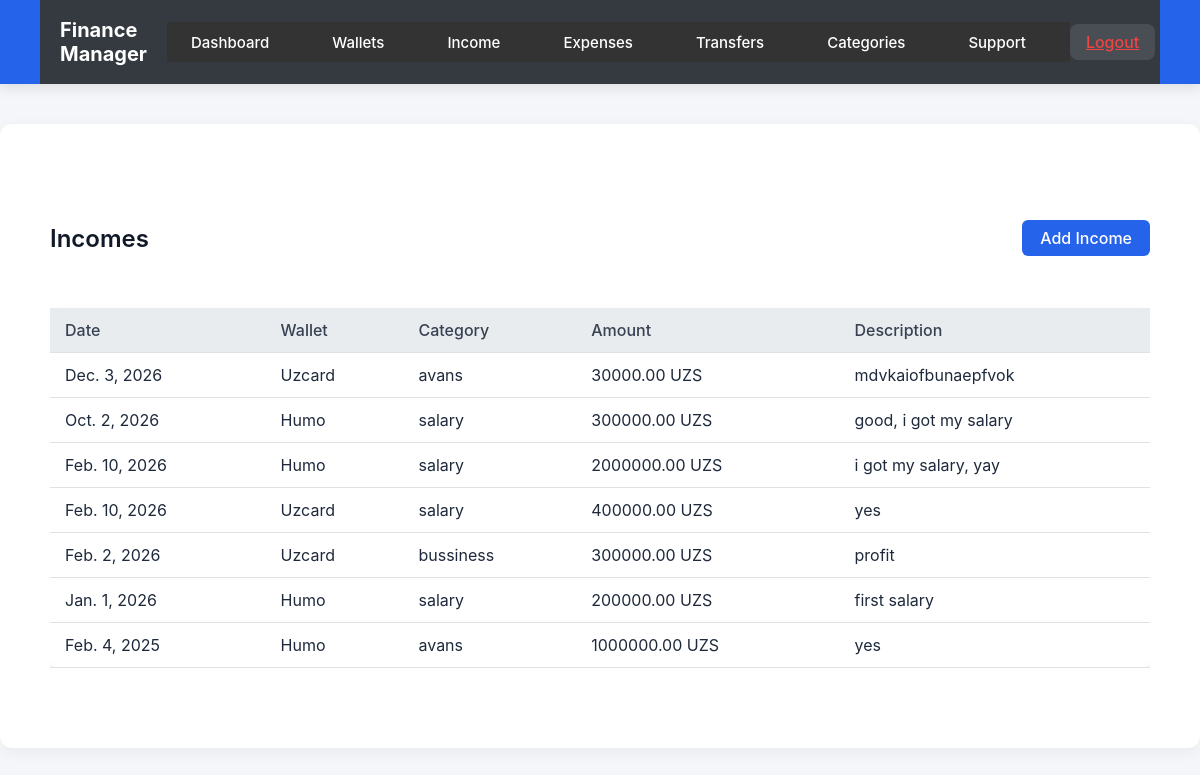
Screenshot of /en/transactions/incomes/ (signed in) with the database file from the repository.
### apps/transactions/models.py (models this page shows, shortened)
class BaseTransaction(models.Model):
    user = models.ForeignKey(User, on_delete=models.CASCADE)
    wallet = models.ForeignKey(Wallet, on_delete=models.PROTECT)
    category = models.ForeignKey(Category, on_delete=models.PROTECT)
    amount = models.DecimalField(max_digits=20, decimal_places=2)
    date = models.DateField()
    description = models.TextField(blank=True)
    photo = models.ImageField(upload_to='transactions/', null=True, blank=True)
    created_at = models.DateTimeField(auto_now_add=True)
    class Meta:
        abstract = True

class Income(BaseTransaction):
    def clean(self):
        if self.category.type != 'income':
            raise ValidationError('Income must use an income category')

### apps/wallets/models.py (models this page shows, shortened)
class Wallet(models.Model):
    WALLET_TYPE = (
        ('cash', 'Cash'),
        ('card', 'Card'),
        ('account', 'Account'),
    )
    CARD_TYPE = (
        ('humo', 'Humo'),
        ('uzcard', 'Uzcard'),
        ('visa', 'Visa'),
        ('mastercard', 'Mastercard'),
    )
    user = models.ForeignKey(User, on_delete=models.CASCADE, related_name='wallet')
    name = models.CharField(max_length=100)
    wallet_type = models.CharField(max_length=10, choices=WALLET_TYPE)
    card_type = models.CharField(max_length=20, choices=CARD_TYPE, null=True, blank=True)
    currency = models.ForeignKey(Currency, on_delete=models.PROTECT)
    balance = models.DecimalField(max_digits=20, decimal_places=2, default=0)

### apps/categories/models.py (models this page shows, shortened)
class Category(models.Model):
    CATEGORY_TYPE = (
        ('income', 'Income'),
        ('expense', 'Expense'),
    )
    user = models.ForeignKey(
        User,
        on_delete=models.CASCADE,
        null=True,
        blank=True,
        help_text="Null means global default category"
    )
    name = models.CharField(max_length=100)
    type = models.CharField(max_length=10, choices=CATEGORY_TYPE)
    is_default = models.BooleanField(default=False)
    class Meta:
        unique_together = ('user', 'name', 'type')
        ordering = ['type', 'name']

### apps/currency/models.py (models this page shows, shortened)
class Currency(models.Model):
    code = models.CharField(max_length=3, unique=True)  # UZS, USD, EUR
    name = models.CharField(max_length=20)

### apps/transactions/views.py (the view)
# urls.py: path('incomes/', views.income_list_view, name='transaction_income_list'),
@login_required
def income_list_view(request):
    incomes = Income.objects.filter(user=request.user).order_by('-date')
    return render(request, 'transactions/income_list.html', {'incomes': incomes})

### apps/transactions/templates/transactions/income_list.html (shortened to what this page needs)
{% extends 'base.html' %}
{% block content %}
<div style="max-width:1100px; margin:40px auto; padding:20px;">
    <div style="display:flex; justify-content:space-between; align-items:center; margin-bottom:20px;">
        <h2 style="color:#111827; font-weight:600;">Incomes</h2>
        <a href="{% url 'transaction_income_create' %}"
           style="background-color:#2563eb; color:#fff; padding:8px 18px; border-radius:6px; text-decoration:none; font-weight:500; transition:0.2s;">
           Add Income
        </a>
    </div>
    <div style="overflow-x:auto;">
        <table style="width:100%; border-collapse:collapse; background:#fff; border-radius:10px; box-shadow:0 4px 12px rgba(0,0,0,0.05);">
            <thead style="background:#f3f4f6;">
                <tr>
                    <th style="padding:12px 15px; text-align:left; font-weight:500; color:#374151;">Date</th>
                    <th style="padding:12px 15px; text-align:left; font-weight:500; color:#374151;">Wallet</th>
                    <th style="padding:12px 15px; text-align:left; font-weight:500; color:#374151;">Category</th>
                    <th style="padding:12px 15px; text-align:left; font-weight:500; color:#374151;">Amount</th>
                    <th style="padding:12px 15px; text-align:left; font-weight:500; color:#374151;">Description</th>
                </tr>
            </thead>
            <tbody>
                {% for income in incomes %}
                <tr style="border-top:1px solid #e5e7eb;">
                    <td style="padding:12px 15px;">{{ income.date }}</td>
                    <td style="padding:12px 15px;">{{ income.wallet.name }}</td>
                    <td style="padding:12px 15px;">{{ income.category.name }}</td>
                    <td style="padding:12px 15px;">{{ income.amount }} {{ income.wallet.currency.code }}</td>
                    <td style="padding:12px 15px;">{{ income.description|default:"-" }}</td>
                </tr>
                {% empty %}
                <tr>
                    <td colspan="5" style="padding:12px 15px; text-align:center; color:#6b7280;">No records yet.</td>
                </tr>
                {% endfor %}
            </tbody>
        </table>
    </div>
</div>
{% endblock %}

### apps/accounts/static/css/style.css (style rules this page uses)
body { font-family: Arial, sans-serif; background-color: #f7f7f7; margin: 0; padding: 0; }
h2 { text-align: center; }
body { font-family: 'Segoe UI', Tahoma, Geneva, Verdana, sans-serif; background-color: #f8f9fa; margin: 0; padding: 0; }
h2 { color: #343a40; }
table { width: 100%; border-collapse: collapse; margin-top: 15px; background-color: #fff; }
table th, table td { padding: 10px; text-align: left; border-bottom: 1px solid #dee2e6; }
table th { background-color: #e9ecef; }

### templates/base.html (style rules this page uses)
body { margin: 0; font-family: -apple-system, BlinkMacSystemFont, "Segoe UI", Roboto, sans-serif; background-color: #f4f6f9; color: #1e293b; }

### rows the page displays
Income: date "Dec. 3, 2026", wallet.name "Uzcard", category.name "avans", amount "30000.00", wallet.currency.code "UZS", description "mdvkaiofbunaepfvok"
Income: date "Oct. 2, 2026", wallet.name "Humo", category.name "salary", amount "300000.00", wallet.currency.code "UZS", description "good, i got my salary"
Income: date "Feb. 10, 2026", wallet.name "Humo", category.name "salary", amount "2000000.00", wallet.currency.code "UZS", description "i got my salary, yay"
Income: date "Feb. 10, 2026", wallet.name "Uzcard", category.name "salary", amount "400000.00", wallet.currency.code "UZS", description "yes"
Income: date "Feb. 2, 2026", wallet.name "Uzcard", category.name "bussiness", amount "300000.00", wallet.currency.code "UZS", description "profit"
Income: date "Jan. 1, 2026", wallet.name "Humo", category.name "salary", amount "200000.00", wallet.currency.code "UZS", description "first salary"
Income: date "Feb. 4, 2025", wallet.name "Humo", category.name "avans", amount "1000000.00", wallet.currency.code "UZS", description "yes"
